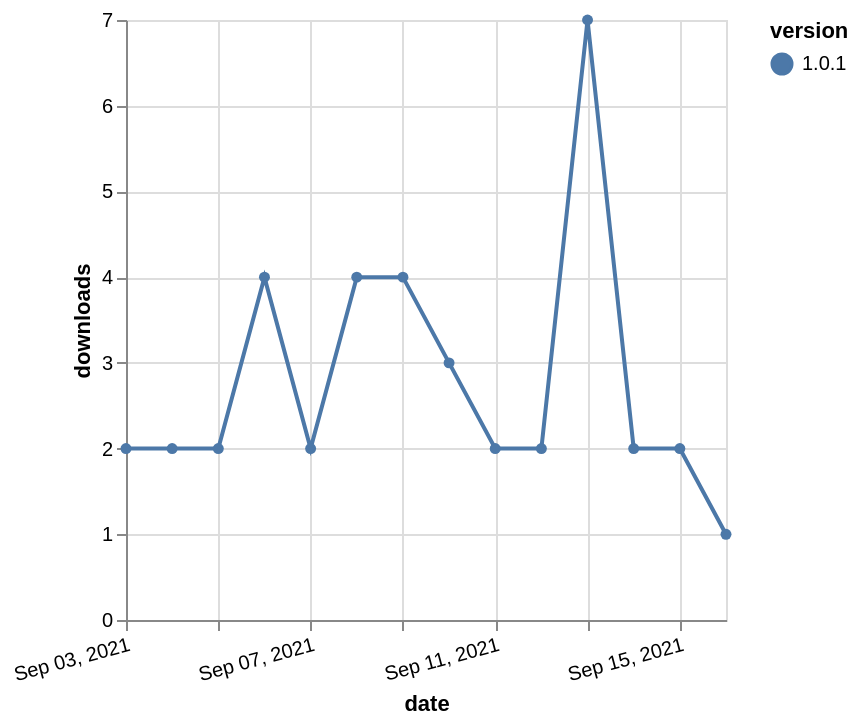

Specify this chart in Vega-Lite:
### Vega-Lite specification from a JSON file in a GitHub repository (floating-point values rounded to 4 significant figures)
{"$schema": "https://vega.github.io/schema/vega-lite/v5.json", "description": "A simple bar chart with embedded data.", "data": {"values": [{"date": "2021-09-03", "total": 3017, "delta": 2, "version": "1.0.1"}, {"date": "2021-09-04", "total": 3019, "delta": 2, "version": "1.0.1"}, {"date": "2021-09-05", "total": 3021, "delta": 2, "version": "1.0.1"}, {"date": "2021-09-06", "total": 3025, "delta": 4, "version": "1.0.1"}, {"date": "2021-09-07", "total": 3027, "delta": 2, "version": "1.0.1"}, {"date": "2021-09-08", "total": 3031, "delta": 4, "version": "1.0.1"}, {"date": "2021-09-09", "total": 3035, "delta": 4, "version": "1.0.1"}, {"date": "2021-09-10", "total": 3038, "delta": 3, "version": "1.0.1"}, {"date": "2021-09-11", "total": 3040, "delta": 2, "version": "1.0.1"}, {"date": "2021-09-12", "total": 3042, "delta": 2, "version": "1.0.1"}, {"date": "2021-09-13", "total": 3049, "delta": 7, "version": "1.0.1"}, {"date": "2021-09-14", "total": 3051, "delta": 2, "version": "1.0.1"}, {"date": "2021-09-15", "total": 3053, "delta": 2, "version": "1.0.1"}, {"date": "2021-09-16", "total": 3054, "delta": 1, "version": "1.0.1"}]}, "width": "container", "mark": {"type": "line", "point": {"filled": true}}, "encoding": {"x": {"field": "date", "type": "temporal", "timeUnit": "yearmonthdate", "title": "date", "axis": {"labelAngle": -15}}, "y": {"field": "delta", "type": "quantitative", "title": "downloads"}, "color": {"field": "version", "type": "nominal"}, "tooltip": {"field": "delta"}}}
